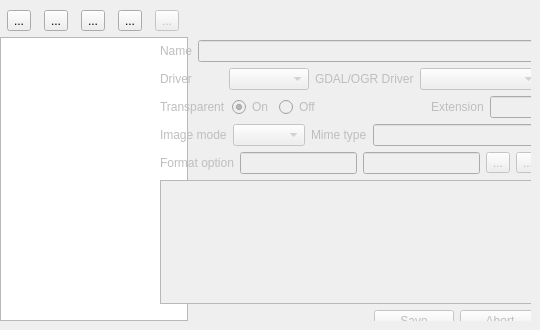
     <widget class="QWidget" name="outputFormatTabForm">
      <property name="toolTip">
       <string>&lt;html&gt;&lt;head/&gt;&lt;body&gt;&lt;p&gt;Managing custom output formats.&lt;/p&gt;&lt;/body&gt;&lt;/html&gt;</string>
      </property>
      <attribute name="title">
       <string>Output Format</string>
      </attribute>
      <attribute name="toolTip">
       <string>&lt;html&gt;&lt;head/&gt;&lt;body&gt;&lt;p&gt;Managing custom output formats.&lt;/p&gt;&lt;/body&gt;&lt;/html&gt;</string>
      </attribute>
      <widget class="QWidget" name="layoutWidget16">
       <property name="geometry">
        <rect>
         <x>0</x>
         <y>10</y>
         <width>188</width>
         <height>311</height>
        </rect>
       </property>
       <layout class="QVBoxLayout" name="verticalLayout_3">
        <item>
         <layout class="QHBoxLayout" name="horizontalLayout_31">
          <item>
           <widget class="QToolButton" name="outputformat_new">
            <property name="toolTip">
             <string>New outputformat</string>
            </property>
            <property name="text">
             <string>...</string>
            </property>
            <property name="icon">
             <iconset resource="resources.qrc">
              <normaloff>:/ui/images/icons/document-new.png</normaloff>:/ui/images/icons/document-new.png</iconset>
            </property>
           </widget>
          </item>
          <item>
           <widget class="QToolButton" name="outputformat_edit">
            <property name="toolTip">
             <string>Edit output format selected</string>
            </property>
            <property name="text">
             <string>...</string>
            </property>
            <property name="icon">
             <iconset resource="resources.qrc">
              <normaloff>:/ui/images/icons/document-edit.png</normaloff>:/ui/images/icons/document-edit.png</iconset>
            </property>
           </widget>
          </item>
          <item>
           <widget class="QToolButton" name="outputformat_delete">
            <property name="toolTip">
             <string>Delete output format selected</string>
            </property>
            <property name="text">
             <string>...</string>
            </property>
            <property name="icon">
             <iconset resource="resources.qrc">
              <normaloff>:/ui/images/icons/document-close.png</normaloff>:/ui/images/icons/document-close.png</iconset>
            </property>
           </widget>
          </item>
          <item>
           <widget class="QToolButton" name="outputformat_clear">
            <property name="toolTip">
             <string>Erase all output format </string>
            </property>
            <property name="text">
             <string>...</string>
            </property>
            <property name="icon">
             <iconset resource="resources.qrc">
              <normaloff>:/ui/images/icons/draw-eraser.png</normaloff>:/ui/images/icons/draw-eraser.png</iconset>
            </property>
           </widget>
          </item>
          <item>
           <widget class="QToolButton" name="outputformat_import">
            <property name="enabled">
             <bool>false</bool>
            </property>
            <property name="toolTip">
             <string>Import output format</string>
            </property>
            <property name="text">
             <string>...</string>
            </property>
            <property name="icon">
             <iconset resource="resources.qrc">
              <normaloff>:/ui/images/icons/document-import.png</normaloff>:/ui/images/icons/document-import.png</iconset>
            </property>
           </widget>
          </item>
         </layout>
        </item>
        <item>
         <widget class="QTreeView" name="mf_outputformat_list"/>
        </item>
       </layout>
      </widget>
      <widget class="QWidget" name="outputFormatForm" native="true">
       <property name="enabled">
        <bool>false</bool>
       </property>
       <property name="geometry">
        <rect>
         <x>150</x>
         <y>30</y>
         <width>381</width>
         <height>291</height>
        </rect>
       </property>
       <widget class="QWidget" name="layoutWidget17">
        <property name="geometry">
         <rect>
          <x>10</x>
          <y>10</y>
          <width>380</width>
          <height>292</height>
         </rect>
        </property>
        <layout class="QVBoxLayout" name="verticalLayout_4">
         <item>
          <layout class="QHBoxLayout" name="horizontalLayout_20">
           <item>
            <widget class="QLabel" name="mf_outputformat_name_label">
             <property name="text">
              <string>Name</string>
             </property>
            </widget>
           </item>
           <item>
            <widget class="QLineEdit" name="mf_outputformat_name"/>
           </item>
          </layout>
         </item>
         <item>
          <layout class="QHBoxLayout" name="horizontalLayout_26">
           <item>
            <layout class="QHBoxLayout" name="horizontalLayout_25">
             <item>
              <widget class="QLabel" name="mf_outputformat_driver_label">
               <property name="text">
                <string>Driver</string>
               </property>
              </widget>
             </item>
             <item>
              <widget class="QComboBox" name="mf_outputformat_driver">
               <property name="minimumSize">
                <size>
                 <width>80</width>
                 <height>0</height>
                </size>
               </property>
               <property name="maximumSize">
                <size>
                 <width>80</width>
                 <height>16777215</height>
                </size>
               </property>
              </widget>
             </item>
             <item>
              <widget class="QLabel" name="label_2">
               <property name="text">
                <string>GDAL/OGR Driver</string>
               </property>
              </widget>
             </item>
             <item>
              <widget class="QComboBox" name="mf_gdal_ogr_driver">
               <property name="enabled">
                <bool>false</bool>
               </property>
               <property name="minimumSize">
                <size>
                 <width>120</width>
                 <height>0</height>
                </size>
               </property>
               <property name="maximumSize">
                <size>
                 <width>120</width>
                 <height>16777215</height>
                </size>
               </property>
              </widget>
             </item>
            </layout>
           </item>
          </layout>
         </item>
         <item>
          <layout class="QHBoxLayout" name="horizontalLayout_14">
           <item>
            <widget class="QLabel" name="mf_outputformat_transparent_label">
             <property name="text">
              <string>Transparent</string>
             </property>
            </widget>
           </item>
           <item>
            <widget class="QRadioButton" name="mf_outputformat_transparent_on">
             <property name="text">
              <string>On</string>
             </property>
             <property name="checked">
              <bool>true</bool>
             </property>
            </widget>
           </item>
           <item>
            <widget class="QRadioButton" name="mf_outputformat_transparent_off">
             <property name="text">
              <string>Off</string>
             </property>
            </widget>
           </item>
           <item>
            <spacer name="horizontalSpacer_7">
             <property name="orientation">
              <enum>Qt::Horizontal</enum>
             </property>
             <property name="sizeHint" stdset="0">
              <size>
               <width>40</width>
               <height>20</height>
              </size>
             </property>
            </spacer>
           </item>
           <item>
            <layout class="QHBoxLayout" name="horizontalLayout_24">
             <item>
              <widget class="QLabel" name="mf_outputformat_extension_label">
               <property name="text">
                <string>Extension</string>
               </property>
              </widget>
             </item>
             <item>
              <widget class="QLineEdit" name="mf_outputformat_extension">
               <property name="minimumSize">
                <size>
                 <width>50</width>
                 <height>0</height>
                </size>
               </property>
               <property name="maximumSize">
                <size>
                 <width>50</width>
                 <height>16777215</height>
                </size>
               </property>
              </widget>
             </item>
            </layout>
           </item>
          </layout>
         </item>
         <item>
          <layout class="QHBoxLayout" name="horizontalLayout_27">
           <item>
            <layout class="QHBoxLayout" name="horizontalLayout_22">
             <item>
              <widget class="QLabel" name="mf_outputformat_imagemode_label">
               <property name="text">
                <string>Image mode</string>
               </property>
              </widget>
             </item>
             <item>
              <widget class="QComboBox" name="mf_outputformat_imagemode"/>
             </item>
            </layout>
           </item>
           <item>
            <layout class="QHBoxLayout" name="horizontalLayout_21">
             <item>
              <widget class="QLabel" name="mf_outputformat_mimetype_label">
               <property name="text">
                <string>Mime type</string>
               </property>
              </widget>
             </item>
             <item>
              <widget class="QLineEdit" name="mf_outputformat_mimetype"/>
             </item>
            </layout>
           </item>
          </layout>
         </item>
         <item>
          <layout class="QHBoxLayout" name="horizontalLayout_23">
           <item>
            <widget class="QLabel" name="mf_outputformat_options_label">
             <property name="text">
              <string>Format option</string>
             </property>
            </widget>
           </item>
           <item>
            <widget class="QLineEdit" name="mf_outputformat_option_name"/>
           </item>
           <item>
            <widget class="QLineEdit" name="mf_outputformat_option_value"/>
           </item>
           <item>
            <widget class="QToolButton" name="mf_outputformat_options_add">
             <property name="text">
              <string>...</string>
             </property>
             <property name="icon">
              <iconset resource="resources.qrc">
               <normaloff>:/ui/images/icons/dialog-ok-apply.png</normaloff>:/ui/images/icons/dialog-ok-apply.png</iconset>
             </property>
            </widget>
           </item>
           <item>
            <widget class="QToolButton" name="mf_outputformat_options_del">
             <property name="text">
              <string>...</string>
             </property>
             <property name="icon">
              <iconset resource="resources.qrc">
               <normaloff>:/ui/images/icons/dialog-cancel.png</normaloff>:/ui/images/icons/dialog-cancel.png</iconset>
             </property>
            </widget>
           </item>
          </layout>
         </item>
         <item>
          <widget class="QTableView" name="mf_outputformat_formatoptions_list">
           <property name="minimumSize">
            <size>
             <width>0</width>
             <height>0</height>
            </size>
           </property>
           <property name="styleSheet">
            <string notr="true"/>
           </property>
           <property name="horizontalScrollBarPolicy">
            <enum>Qt::ScrollBarAlwaysOff</enum>
           </property>
           <property name="alternatingRowColors">
            <bool>true</bool>
           </property>
           <property name="selectionMode">
            <enum>QAbstractItemView::MultiSelection</enum>
           </property>
           <property name="horizontalScrollMode">
            <enum>QAbstractItemView::ScrollPerItem</enum>
           </property>
           <property name="gridStyle">
            <enum>Qt::DotLine</enum>
           </property>
          </widget>
         </item>
         <item>
          <widget class="QDialogButtonBox" name="mf_outputformat_form_buttons">
           <property name="standardButtons">
            <set>QDialogButtonBox::Abort|QDialogButtonBox::Save</set>
           </property>
          </widget>
         </item>
        </layout>
       </widget>
      </widget>
      <widget class="QLabel" name="mf_outputformat_message">
       <property name="geometry">
        <rect>
         <x>160</x>
         <y>10</y>
         <width>371</width>
         <height>20</height>
        </rect>
       </property>
       <property name="text">
        <string/>
       </property>
      </widget>
     </widget>
